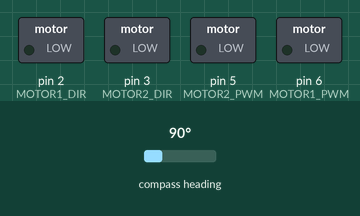
This sketch was run on a simulated Arduino Uno, built with avr-gcc and run on an emulated ATmega328P. Parts: switched loads named in the sketch (green lamp = pin HIGH). Wiring (inferred from the names in the program): AS5600 angle sensor at I2C address 0x36. The test bench sets the inputs (shaded band); at power-on: compass heading 90°. Pins used as bus, display or sensor lines are not drawn.

Above: at 0.8 s.
0.9 s: compass heading set to 352°
At 1.16 s:
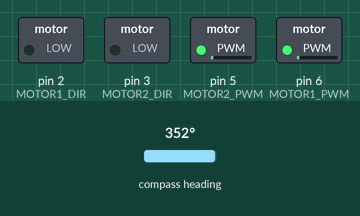
2.8 s: compass heading set to 7°
At 3.16 s:
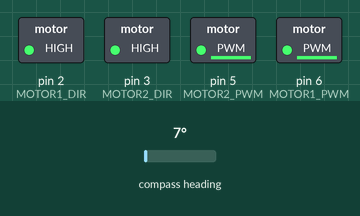
Timing chart, 0 to 5.8 s (numbered marks = the images above; inputs shaded):
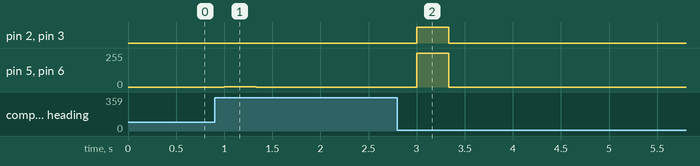

Measured:
- after the input at 0.9 s, pin 5 (MOTOR2_PWM), pin 6 (MOTOR1_PWM): 0/255 → 2/255 after 0.10 s, → 0/255 0.33 s later
- after the input at 2.8 s, pin 2 (MOTOR1_DIR), pin 3 (MOTOR2_DIR): LOW → HIGH after 0.20 s, → LOW 0.33 s later; pin 5 (MOTOR2_PWM), pin 6 (MOTOR1_PWM): 0/255 → 253/255 after 0.20 s, → 0/255 0.33 s later

The sketch:

pid_editing.ino
```cpp
#define F_CPU 16000000UL
#include <avr/io.h>
#include <avr/interrupt.h>
#include <util/delay.h>
#include <stdio.h>
#include <stdlib.h>

#define I2C_FREQ 100000L
#define AS5600_ADDRESS 0x36 // Default device I2C address
#define SCL  PINC5  // Define I2C pins
#define SDA  PINC4

#define MOTOR1_PWM PD6 // OC0A (Output Compare pin for Timer0, Channel A)
#define MOTOR1_DIR PD2
#define MOTOR2_PWM PD5 // OC0B (Output Compare pin for Timer0, Channel B)
#define MOTOR2_DIR PD3

#define MAX_PWM 255
#define PID_RATE 3 // Hz
#define PID_INTERVAL 1000 / PID_RATE
#define AUTO_STOP_INTERVAL 2000 // Time in milliseconds before stopping the motors if no command is received

volatile uint8_t update_flag = 0;  // Flag to signal main loop

// Encoder variables
volatile uint8_t byte1 = 0;
volatile uint8_t byte2 = 0;
volatile uint32_t byte3 = 0;
volatile uint8_t q = 0;
volatile uint8_t preQ = 0;
volatile float angle;
volatile long targetTicksPerFrame1 = 0;
volatile long targetTicksPerFrame2 = 0;
volatile unsigned long timer2_millis = 0;


volatile unsigned long nextPID = PID_INTERVAL;
volatile unsigned long lastMotorCommand = 0; // Timer to track last motor command
volatile uint8_t moving = 0; // Flag to indicate if the motors are moving

// PID parameters and variables
int Kp = 8;
int Kd = 2;
int Ki = 0;
int Ko = 1;

// int Kp = 5;
// int Kd = 16;
// int Ki = 0;
// int Ko = 1;
volatile long encoder1 = 0, encoder2 = 0;
volatile int leftPID_Output = 0, rightPID_Output = 0;
volatile int left_prev_input = 0, right_prev_input = 0;
volatile int left_ITerm = 0, right_ITerm = 0;
volatile int left_prev_encoder = 0, right_prev_encoder = 0;

void USART_init(uint16_t ubrr) {
    UBRR0H = (ubrr >> 8);
    UBRR0L = ubrr;
    UCSR0B = (1 << TXEN0) | (1 << RXEN0);  // Enable transmitter and receiver
    UCSR0C = (1 << UCSZ01) | (1 << UCSZ00);  // Set frame format: 8 data bits, 1 stop bit
}

void USART_send(char data) {
    while (!(UCSR0A & (1 << UDRE0)));  // Wait until buffer is empty
    UDR0 = data;  // Put data into buffer and send
}

void USART_sendString(const char* str) {
    while (*str) {
        USART_send(*str++);
    }
}

unsigned char uart_receive(void) {
    while (!(UCSR0A & (1 << RXC0))); // Wait for data to be received
    return UDR0; // Get and return received data from buffer
}

void uart_print(char* str) {
    while (*str) {
        while (!(UCSR0A & (1 << UDRE0)));
        UDR0 = *str++;
    }
}

void uart_print_int(int value) {
    char buffer[10];
    itoa(value, buffer, 10);
    uart_print(buffer);
}

void startI2C(uint32_t address) {    // Start I2C
    TWCR = (1 << TWSTA) | (1 << TWEN) | (1 << TWINT); // Enable I2C and generate START condition
    while (!(TWCR & (1 << TWINT))); // Wait until I2C finish its current work
    TWDR = address;  // Write SLA+W in I2C data register
    TWCR = (1 << TWEN) | (1 << TWINT); // Enable I2C and clear interrupt flag
    while (!(TWCR & (1 << TWINT))); // Wait until I2C finish its current work
}

void send_encoder_turns() {
    // Send the number of turns to serial output
    char buffer[20];
    sprintf(buffer, "0 %ld\n", byte3);
    USART_sendString(buffer);
}

void setup_timer2_interrupt() {
    TCCR2A = (1 << WGM21); // Set CTC mode (WGM21 = 1, WGM20 = 0)
    TCCR2B = (1 << CS22); // Set prescaler to 64 (CS22 = 1, CS21 = 0, CS20 = 0)
    OCR2A = 249; // Set compare match value for 1ms interrupt
    TIMSK2 = (1 << OCIE2A); // Enable Timer2 compare interrupt
}

void uart_print_ulong(unsigned long value) {
    char buffer[11];  // Buffer to hold the string representation of the number
    ultoa(value, buffer, 10);  // Convert the unsigned long to a string
    uart_print(buffer);  // Print the string
}

unsigned long millis_custom() {
    unsigned long millis_return;

    // Disable interrupts while reading the value to prevent data corruption
    cli();
    millis_return = timer2_millis;
    sei();

    return millis_return;
}


ISR(TIMER2_COMPA_vect) {
    timer2_millis++;
    update_encoder(); // Call update_encoder() function during Timer2 interrupt
    if (millis_custom() > nextPID) {
        updatePID();
        nextPID += PID_INTERVAL;
    }
}

void parse_and_set_speeds(char* input) {
    // Parse the input string for two integers
    int speed1, speed2;
    if (sscanf(input, "%d %d", &speed1, &speed2) == 2) {
        // Print the received PWM values
        uart_print("Received PWM values: ");
        uart_print_int(speed1);
        uart_print(" ");
        uart_print_int(speed2);
        uart_print("\r\n");

        // Set motor speeds
        set_motor_speed(1, speed1);
        set_motor_speed(2, speed2);
    } else {
        uart_print("Error: Invalid input format.\r\n");
    }
}


void parse_and_set_counts(char* input) {
    // Parse the input string for two integers
    int count1, count2;

    if (sscanf(input, "%d %d", &count1, &count2) == 2) {
        lastMotorCommand = millis_custom(); // Reset the auto-stop timer
        if (count1 == 0 && count2 == 0) {
            set_motor_speed(1, 0);
            set_motor_speed(2, 0);
            resetPID();
            moving = 0;
        } else {
            moving = 1;
            targetTicksPerFrame1 = count1;
            targetTicksPerFrame2 = count2;
            // uart_print("PID Targets Set: ");
            // uart_print_int(count1);
            // uart_print(" ");
            // uart_print_int(count2);
            // uart_print("\r\n");
        }
    } else {
        uart_print("Error: Invalid input format.\r\n");
    }
}

void pwm_init() {
    DDRD |= (1 << MOTOR1_PWM) | (1 << MOTOR2_PWM); // Set PWM pins as output
    DDRD |= (1 << MOTOR1_DIR) | (1 << MOTOR2_DIR);

    TCCR0A = (1 << WGM00) | (1 << WGM01) | (1 << COM0A1) | (1 << COM0B1); // Set Fast PWM mode, non-inverted for Timer0
    TCCR0B = (1 << CS01) | (1 << CS00); // Set prescaler to 64 and start PWM for Timer0

    TCCR1A = (1 << WGM10) | (1 << COM1A1) | (1 << COM1B1); // Set Fast PWM mode, non-inverted for Timer1
    TCCR1B = (1 << WGM12) | (1 << CS11) | (1 << CS10); // Prescaler 64
}

void set_motor_speed(int motor, int speed) {
    if (speed >= 255) {
        speed = 255;
    } else if (speed < -255) {
        speed = -255;
    }
    if (motor == 1) {
        if (speed >= 0) {
            PORTD &= ~(1 << MOTOR1_DIR); // Set direction to forward
            OCR0A = speed; // Set PWM duty cycle
        } else {
            PORTD |= (1 << MOTOR1_DIR); // Set direction to backward
            OCR0A = 255 + speed; // Set PWM duty cycle
        }
    } else if (motor == 2) {
        if (speed >= 0) {
            PORTD &= ~(1 << MOTOR2_DIR); // Set direction to forward
            OCR0B = speed; // Set PWM duty cycle
        } else {
            PORTD |= (1 << MOTOR2_DIR); // Set direction to backward
            OCR0B = 255 + speed; // Set PWM duty cycle
        }
    }
}

uint8_t getAngle(uint8_t reg) {
    uint8_t byte;

    TWCR = (1 << TWSTA) | (1 << TWEN) | (1 << TWINT); // Start I2C transmission to write the register address
    while (!(TWCR & (1 << TWINT)));

    TWDR = (AS5600_ADDRESS << 1) | 0; // Address + Write bit
    TWCR = (1 << TWEN) | (1 << TWINT);
    while (!(TWCR & (1 << TWINT)));

    TWDR = reg;
    TWCR = (1 << TWEN) | (1 << TWINT);
    while (!(TWCR & (1 << TWINT)));

    TWCR = (1 << TWSTA) | (1 << TWEN) | (1 << TWINT); // Start I2C transmission to read the data
    while (!(TWCR & (1 << TWINT)));

    TWDR = (AS5600_ADDRESS << 1) | 1; // Address + Read bit
    TWCR = (1 << TWEN) | (1 << TWINT);
    while (!(TWCR & (1 << TWINT)));

    TWCR = (1 << TWEN) | (1 << TWINT); // Read byte
    while (!(TWCR & (1 << TWINT)));
    byte = TWDR;

    TWCR = (1 << TWSTO) | (1 << TWINT) | (1 << TWEN); // Stop I2C transmission
    while (TWCR & (1 << TWSTO));

    return byte;
}

void update_encoder() {
    byte1 = getAngle(0x0D); // Get high byte
    byte2 = getAngle(0x0C); // Get low byte

    uint16_t int1 = (int)byte1;
    uint16_t int2 = (int)byte2;

    float raw_angle = (int2 << 8) | int1;
    angle = raw_angle * 360 / 4096;

    if (0 <= angle && angle <= 90) q = 1; // Update the quadrant
    else if (90 < angle && angle <= 180) q = 2;
    else if (180 < angle && angle <= 270) q = 3;
    else if (270 < angle && angle < 360) q = 4;

    if (q != preQ) {
        if (q == 1 && preQ == 4) byte3++; // Increase turns count
        if (q == 4 && preQ == 1) byte3--; // Decrease turns count
        preQ = q;
    }
}

void resetPID() {
    leftPID_Output = 0;
    rightPID_Output = 0;
    left_prev_input = 0;
    right_prev_input = 0;
    left_ITerm = 0;
    right_ITerm = 0;

    encoder1 = byte3;
    encoder2 = byte3;
    left_prev_encoder = encoder1;
    right_prev_encoder = encoder2;

    targetTicksPerFrame1 = 0;
    targetTicksPerFrame2 = 0;
}

void doPID(int *pid_output, long encoder_count, int target_ticks_per_frame, int *prev_encoder, int *prev_input, int *ITerm) {
    long Perror;
    long output;
    int input = encoder_count - *prev_encoder;

    Perror = target_ticks_per_frame - input;

    if (abs(Perror) < 2) {
        Perror = 0;
    }
    output = (Kp * Perror - Kd * (input - *prev_input) + *ITerm) / Ko;
    *prev_encoder = encoder_count;


    output += *pid_output;
    if (output >= MAX_PWM)
        output = MAX_PWM;
    else if (output <= -MAX_PWM)
        output = -MAX_PWM;
    else
        *ITerm += Ki * Perror;

    *pid_output = output;
    *prev_input = input;
}

// void updatePID() {
//     if (moving) {
//         encoder1 = byte3;
//         encoder2 = byte3;
//         doPID(&leftPID_Output, encoder1, targetTicksPerFrame1, &left_prev_encoder, &left_prev_input, &left_ITerm);
//         doPID(&rightPID_Output, encoder2, targetTicksPerFrame2, &right_prev_encoder,&right_prev_input, &right_ITerm);

//         set_motor_speed(1, leftPID_Output);
//         set_motor_speed(2, rightPID_Output);
//     }
//     // Check for auto-stop condition
//     // if (millis() - lastMotorCommand > AUTO_STOP_INTERVAL) {
//     //     set_motor_speed(1, 0);
//     //     set_motor_speed(2, 0);
//     //     moving = 0;
//     // }
// }

void updatePID() {
        // Update encoder values (this should reflect the actual current position)
        encoder1 = byte3;
        encoder2 = byte3;

        // // Continuously update target position to move forward
        // static long targetPosition1 = 0;
        // static long targetPosition2 = 0;

        // targetPosition1 += targetTicksPerFrame1;
        // targetPosition2 += targetTicksPerFrame2;

        // Calculate PID based on the difference between current and target positions
        doPID(&leftPID_Output, encoder1, targetTicksPerFrame1, &left_prev_encoder, &left_prev_input, &left_ITerm);
        doPID(&rightPID_Output, encoder2, targetTicksPerFrame2, &right_prev_encoder, &right_prev_input, &right_ITerm);

        // Set the motor speeds based on PID outputs
        set_motor_speed(1, leftPID_Output);
        set_motor_speed(2, rightPID_Output);
     if (!moving){
        if(left_prev_encoder != 0 || right_prev_encoder != 0){
        resetPID();
        }
     }
}

int main(void) {
    char input[20];
    int inputIndex = 0;
    char receivedChar;

    USART_init(103); // Initialize USART with baud rate 9600
    pwm_init(); // Initialize PWM

    DDRC |= (1 << SDA) | (1 << SCL);   // Set SCL and SDA as output
    PORTC |= (1 << SDA) | (1 << SCL);  // Set SCL and SDA high

    TWSR = 0x00; // Set pre-scaler to 1
    TWBR = ((F_CPU / I2C_FREQ) - 16) / 2;   // Initialize I2C frequency

    ADCSRA = 0;  // Disable ADC
    setup_timer2_interrupt();
    sei(); // Enable global interrupts

    while (1) {
        // Receive characters and build the input string
        receivedChar = uart_receive();
        if (receivedChar == '\n' || receivedChar == '\r') {
            input[inputIndex] = '\0'; // Null-terminate the string

            if (input[0] == 'e') {
                send_encoder_turns(); // Send encoder turns count
            }
             else if (input[0] == 'm') {
                parse_and_set_counts(input + 1); // Parse and set counts

            }
            else {
                parse_and_set_speeds(input); // Parse and set speeds
                 //             uart_print_ulong(millis_custom());
                // uart_print(" ");
                // uart_print_int(targetTicksPerFrame1);
                // uart_print("\r\n");
            }

            inputIndex = 0; // Reset input index for next input
        } else {
            input[inputIndex++] = receivedChar; // Add char to input string
        }
    }
}
```
